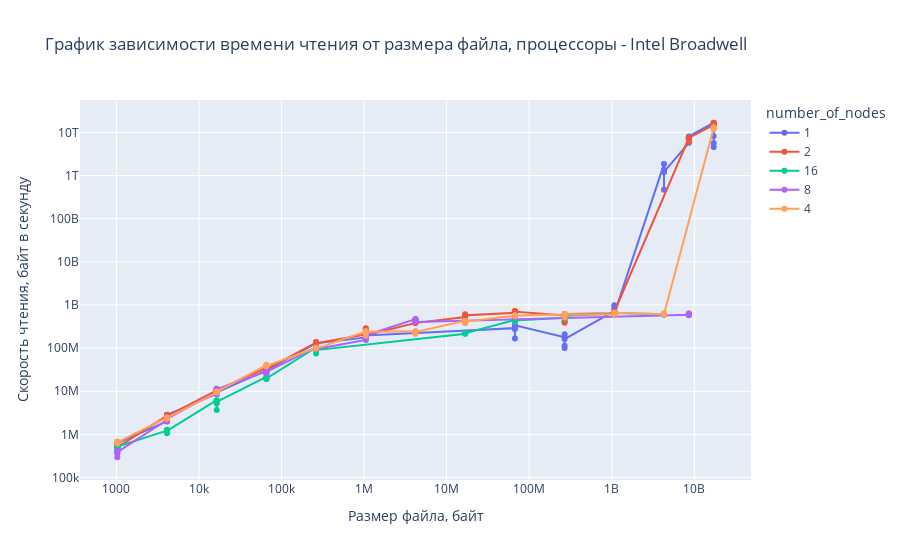

Source (notebook cell):
### Code cell
fig = px.line(df_broadwell.sort_values('input_file_size'),
              x='input_file_size',
              y='read_times',
              title='График зависимости времени чтения от размера файла, процессоры - Intel Broadwell',
              labels={
                  'input_file_size': "Размер файла, байт",
                  'read_times': "Скорость чтения, байт в секунду",
                  'test_type': "Тип теста",
              },
              markers=True,
              log_x=True,
              log_y=True,
              color='number_of_nodes')
fig.show()
